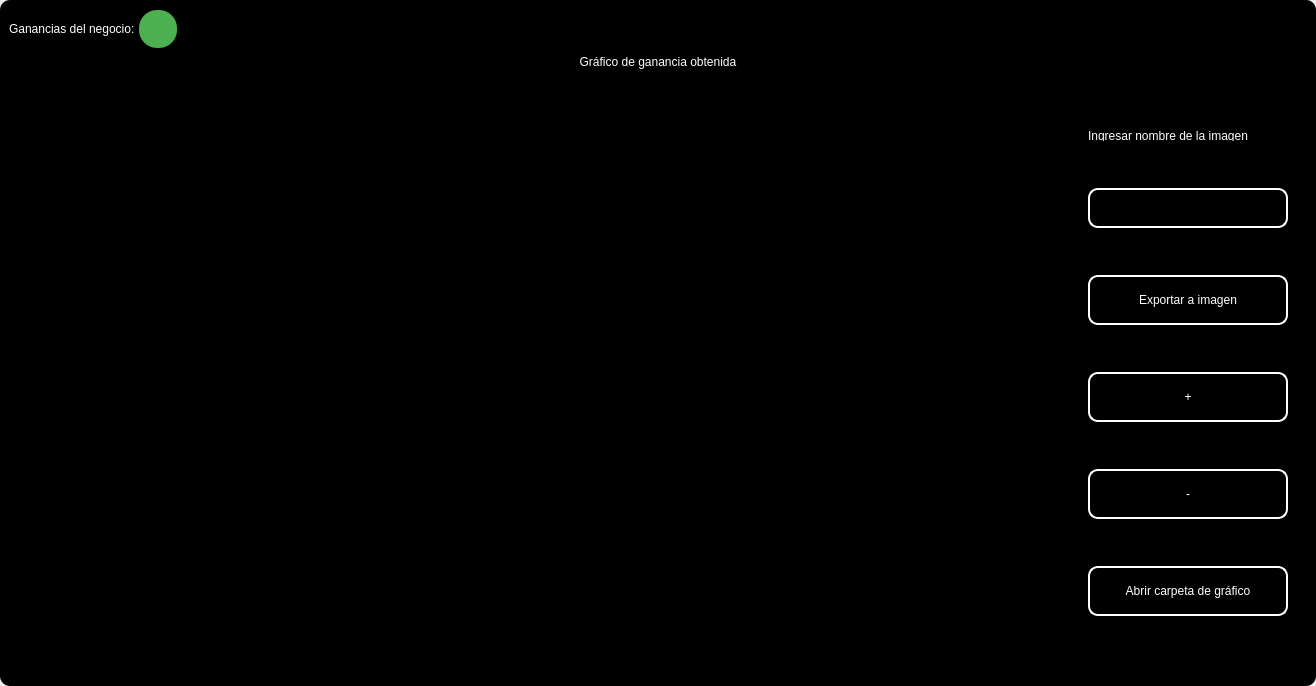
<?xml version="1.0" encoding="UTF-8"?>
<ui version="4.0">
 <class>MainWindow</class>
 <widget class="QMainWindow" name="MainWindow">
  <property name="geometry">
   <rect>
    <x>0</x>
    <y>0</y>
    <width>1316</width>
    <height>686</height>
   </rect>
  </property>
  <property name="windowTitle">
   <string>MainWindow</string>
  </property>
  <property name="styleSheet">
   <string notr="true"/>
  </property>
  <widget class="QWidget" name="centralwidget">
   <property name="styleSheet">
    <string notr="true"/>
   </property>
   <layout class="QVBoxLayout" name="verticalLayout">
    <property name="spacing">
     <number>0</number>
    </property>
    <property name="leftMargin">
     <number>0</number>
    </property>
    <property name="topMargin">
     <number>0</number>
    </property>
    <property name="rightMargin">
     <number>0</number>
    </property>
    <property name="bottomMargin">
     <number>0</number>
    </property>
    <item>
     <widget class="QFrame" name="frame">
      <property name="enabled">
       <bool>true</bool>
      </property>
      <property name="styleSheet">
       <string notr="true">
QFrame {
border-radius:10px;
	background-color: rgb(0, 0, 0);
 }
</string>
      </property>
      <property name="frameShape">
       <enum>QFrame::StyledPanel</enum>
      </property>
      <property name="frameShadow">
       <enum>QFrame::Raised</enum>
      </property>
      <layout class="QVBoxLayout" name="verticalLayout_2">
       <item>
        <widget class="QFrame" name="frame_superior">
         <property name="minimumSize">
          <size>
           <width>0</width>
           <height>40</height>
          </size>
         </property>
         <property name="maximumSize">
          <size>
           <width>16777215</width>
           <height>40</height>
          </size>
         </property>
         <property name="styleSheet">
          <string notr="true">QPushButton{
border-radius:18px;
}

QPushButton:hover{
	background-color: rgb(0, 0, 0);
}
</string>
         </property>
         <property name="frameShape">
          <enum>QFrame::StyledPanel</enum>
         </property>
         <property name="frameShadow">
          <enum>QFrame::Raised</enum>
         </property>
         <layout class="QHBoxLayout" name="horizontalLayout_3">
          <property name="spacing">
           <number>4</number>
          </property>
          <property name="leftMargin">
           <number>0</number>
          </property>
          <property name="topMargin">
           <number>0</number>
          </property>
          <property name="rightMargin">
           <number>0</number>
          </property>
          <property name="bottomMargin">
           <number>0</number>
          </property>
          <item>
           <widget class="QLabel" name="label_3">
            <property name="styleSheet">
             <string notr="true">color: rgb(255, 255, 255);
font: 15pt &quot;MS Shell Dlg 2&quot;;</string>
            </property>
            <property name="text">
             <string>Ganancias del negocio:</string>
            </property>
           </widget>
          </item>
          <item>
           <widget class="QPushButton" name="btn_exit_2">
            <property name="minimumSize">
             <size>
              <width>38</width>
              <height>38</height>
             </size>
            </property>
            <property name="maximumSize">
             <size>
              <width>38</width>
              <height>38</height>
             </size>
            </property>
            <property name="cursor">
             <cursorShape>ArrowCursor</cursorShape>
            </property>
            <property name="styleSheet">
             <string notr="true">background-color: #4CAF50;</string>
            </property>
            <property name="text">
             <string/>
            </property>
            <property name="iconSize">
             <size>
              <width>35</width>
              <height>35</height>
             </size>
            </property>
           </widget>
          </item>
          <item>
           <spacer name="horizontalSpacer_2">
            <property name="orientation">
             <enum>Qt::Horizontal</enum>
            </property>
            <property name="sizeHint" stdset="0">
             <size>
              <width>443</width>
              <height>20</height>
             </size>
            </property>
           </spacer>
          </item>
          <item>
           <widget class="QPushButton" name="btn_exit">
            <property name="minimumSize">
             <size>
              <width>38</width>
              <height>38</height>
             </size>
            </property>
            <property name="maximumSize">
             <size>
              <width>38</width>
              <height>38</height>
             </size>
            </property>
            <property name="cursor">
             <cursorShape>PointingHandCursor</cursorShape>
            </property>
            <property name="text">
             <string/>
            </property>
            <property name="iconSize">
             <size>
              <width>35</width>
              <height>35</height>
             </size>
            </property>
           </widget>
          </item>
          <item>
           <widget class="QPushButton" name="bt_minimizar">
            <property name="minimumSize">
             <size>
              <width>38</width>
              <height>38</height>
             </size>
            </property>
            <property name="maximumSize">
             <size>
              <width>38</width>
              <height>38</height>
             </size>
            </property>
            <property name="cursor">
             <cursorShape>PointingHandCursor</cursorShape>
            </property>
            <property name="text">
             <string/>
            </property>
            <property name="icon">
             <iconset>
              <normaloff>image/minus.svg</normaloff>image/minus.svg</iconset>
            </property>
            <property name="iconSize">
             <size>
              <width>38</width>
              <height>38</height>
             </size>
            </property>
           </widget>
          </item>
          <item>
           <widget class="QPushButton" name="bt_maximizar">
            <property name="minimumSize">
             <size>
              <width>38</width>
              <height>38</height>
             </size>
            </property>
            <property name="maximumSize">
             <size>
              <width>38</width>
              <height>38</height>
             </size>
            </property>
            <property name="cursor">
             <cursorShape>PointingHandCursor</cursorShape>
            </property>
            <property name="text">
             <string/>
            </property>
            <property name="icon">
             <iconset>
              <normaloff>image/chevron-up.svg</normaloff>image/chevron-up.svg</iconset>
            </property>
            <property name="iconSize">
             <size>
              <width>38</width>
              <height>38</height>
             </size>
            </property>
           </widget>
          </item>
          <item>
           <widget class="QPushButton" name="bt_restaurar">
            <property name="minimumSize">
             <size>
              <width>38</width>
              <height>38</height>
             </size>
            </property>
            <property name="maximumSize">
             <size>
              <width>38</width>
              <height>38</height>
             </size>
            </property>
            <property name="cursor">
             <cursorShape>PointingHandCursor</cursorShape>
            </property>
            <property name="text">
             <string/>
            </property>
            <property name="icon">
             <iconset>
              <normaloff>image/chevron-down.svg</normaloff>image/chevron-down.svg</iconset>
            </property>
            <property name="iconSize">
             <size>
              <width>38</width>
              <height>38</height>
             </size>
            </property>
           </widget>
          </item>
          <item>
           <widget class="QPushButton" name="bt_cerrar">
            <property name="minimumSize">
             <size>
              <width>38</width>
              <height>38</height>
             </size>
            </property>
            <property name="maximumSize">
             <size>
              <width>38</width>
              <height>38</height>
             </size>
            </property>
            <property name="cursor">
             <cursorShape>PointingHandCursor</cursorShape>
            </property>
            <property name="text">
             <string/>
            </property>
            <property name="icon">
             <iconset>
              <normaloff>image/x.svg</normaloff>image/x.svg</iconset>
            </property>
            <property name="iconSize">
             <size>
              <width>38</width>
              <height>38</height>
             </size>
            </property>
           </widget>
          </item>
         </layout>
        </widget>
       </item>
       <item>
        <widget class="QLabel" name="label">
         <property name="styleSheet">
          <string notr="true">font: 30pt &quot;MS Shell Dlg 2&quot;;
color: rgb(255, 255, 255);</string>
         </property>
         <property name="text">
          <string>Gráfico de ganancia obtenida</string>
         </property>
         <property name="alignment">
          <set>Qt::AlignCenter</set>
         </property>
        </widget>
       </item>
       <item>
        <widget class="QFrame" name="frame_3">
         <property name="minimumSize">
          <size>
           <width>0</width>
           <height>0</height>
          </size>
         </property>
         <property name="frameShape">
          <enum>QFrame::StyledPanel</enum>
         </property>
         <property name="frameShadow">
          <enum>QFrame::Raised</enum>
         </property>
         <layout class="QHBoxLayout" name="horizontalLayout_4">
          <property name="leftMargin">
           <number>9</number>
          </property>
          <property name="topMargin">
           <number>9</number>
          </property>
          <property name="rightMargin">
           <number>9</number>
          </property>
          <item>
           <widget class="QGraphicsView" name="graphics_view">
            <property name="dragMode">
             <enum>QGraphicsView::NoDrag</enum>
            </property>
            <property name="transformationAnchor">
             <enum>QGraphicsView::NoAnchor</enum>
            </property>
           </widget>
          </item>
          <item>
           <layout class="QVBoxLayout" name="verticalLayout_4">
            <property name="spacing">
             <number>10</number>
            </property>
            <property name="sizeConstraint">
             <enum>QLayout::SetDefaultConstraint</enum>
            </property>
            <property name="leftMargin">
             <number>10</number>
            </property>
            <property name="topMargin">
             <number>10</number>
            </property>
            <property name="rightMargin">
             <number>10</number>
            </property>
            <property name="bottomMargin">
             <number>10</number>
            </property>
            <item>
             <widget class="QLabel" name="label_2">
              <property name="minimumSize">
               <size>
                <width>10</width>
                <height>10</height>
               </size>
              </property>
              <property name="maximumSize">
               <size>
                <width>500</width>
                <height>10</height>
               </size>
              </property>
              <property name="styleSheet">
               <string notr="true">color: rgb(255, 255, 255);
font: 10pt &quot;MS Shell Dlg 2&quot;;</string>
              </property>
              <property name="text">
               <string>Ingresar nombre de la imagen</string>
              </property>
             </widget>
            </item>
            <item>
             <widget class="QLineEdit" name="name_imagetxt">
              <property name="sizePolicy">
               <sizepolicy hsizetype="Fixed" vsizetype="Fixed">
                <horstretch>0</horstretch>
                <verstretch>0</verstretch>
               </sizepolicy>
              </property>
              <property name="minimumSize">
               <size>
                <width>200</width>
                <height>35</height>
               </size>
              </property>
              <property name="maximumSize">
               <size>
                <width>150</width>
                <height>40</height>
               </size>
              </property>
              <property name="styleSheet">
               <string notr="true">QLabel {
	color: rgb(255, 255, 254);
	font: 12pt &quot;Arial&quot;;
	background-color: rgba(0, 0, 0,0);
}

QTextEdit{
background-color: rgba(0, 0, 0,0);
border-radius:10px; 
font: 12pt &quot;Arial&quot;;
color: rgb(255, 255, 254);
border: 2px solid  rgb(255, 255, 255);

}

QTextEdit:hover{
background-color: rgba(0, 0, 0,0);
border-radius:10px; 
font: 12pt &quot;Arial&quot;;
border: 2px solid  rgb(120, 0, 171);
}

QTextEdit:focus{
background-color: rgb(0, 0, 0);
border-radius:10px; 
font: 12pt &quot;Arial&quot;;
border: 2px solid rgb(120, 0, 171);
}

QLineEdit{
background-color: rgba(0, 0, 0,0);
border-radius:10px; 
font: 12pt &quot;Arial&quot;;
color: rgb(255, 255, 254);
border: 2px solid  rgb(255, 255, 255);

}

QLineEdit:hover{
background-color: rgba(0, 0, 0,0);
border-radius:10px; 
font: 12pt &quot;Arial&quot;;
border: 2px solid  rgb(120, 0, 171);
}

QLineEdit:focus{
background-color: rgb(0, 0, 0);
border-radius:10px; 
font: 12pt &quot;Arial&quot;;
border: 2px solid rgb(120, 0, 171);
}

QCheckBox{
	font: 12pt &quot;Arial&quot;;
	color: rgb(255, 255, 255);
}

QCheckBox::indicator {
    width: 18px;
    height:18px;
}

QCheckBox::indicator:unchecked {
   background-image: url(image/square.svg);
}

QCheckBox::indicator:checked {
   background-image: url(image/check-square.svg);
}

QPushButton{
border-radius:10px; 
font: 12pt &quot;Arial&quot;;
color: rgb(255, 255, 254);
border: 2px solid #ffffff;
}

QPushButton:hover{
border-radius:10px; 
font: 12pt &quot;Arial&quot;;
color: rgb(255, 255, 255);
border: 2px solid rgb(120, 0, 171);
	background-color: rgb(120, 0, 171);
}
</string>
              </property>
              <property name="alignment">
               <set>Qt::AlignLeading|Qt::AlignLeft|Qt::AlignVCenter</set>
              </property>
             </widget>
            </item>
            <item>
             <widget class="QPushButton" name="btn_export_image">
              <property name="minimumSize">
               <size>
                <width>50</width>
                <height>40</height>
               </size>
              </property>
              <property name="maximumSize">
               <size>
                <width>300</width>
                <height>50</height>
               </size>
              </property>
              <property name="cursor">
               <cursorShape>PointingHandCursor</cursorShape>
              </property>
              <property name="styleSheet">
               <string notr="true">QPushButton{
border-radius:10px; 
font: 12pt &quot;Arial&quot;;
color: rgb(255, 255, 254);
border: 2px solid #ffffff;
}

QPushButton:hover{
border-radius:10px; 
font: 12pt &quot;Arial&quot;;
color: rgb(255, 255, 255);
border: 2px solid rgb(120, 0, 171);
	background-color: rgb(120, 0, 171);
}</string>
              </property>
              <property name="text">
               <string>Exportar a imagen</string>
              </property>
              <property name="iconSize">
               <size>
                <width>35</width>
                <height>35</height>
               </size>
              </property>
             </widget>
            </item>
            <item>
             <widget class="QPushButton" name="zoom_in_button">
              <property name="minimumSize">
               <size>
                <width>0</width>
                <height>40</height>
               </size>
              </property>
              <property name="maximumSize">
               <size>
                <width>300</width>
                <height>50</height>
               </size>
              </property>
              <property name="cursor">
               <cursorShape>PointingHandCursor</cursorShape>
              </property>
              <property name="styleSheet">
               <string notr="true">QPushButton{
border-radius:10px; 
font: 20pt &quot;Arial&quot;;
color: rgb(255, 255, 254);
border: 2px solid #ffffff;
}

QPushButton:hover{
border-radius:10px; 
font: 12pt &quot;Arial&quot;;
color: rgb(255, 255, 255);
border: 2px solid rgb(120, 0, 171);
	background-color: rgb(120, 0, 171);
}</string>
              </property>
              <property name="text">
               <string>+</string>
              </property>
              <property name="iconSize">
               <size>
                <width>35</width>
                <height>35</height>
               </size>
              </property>
             </widget>
            </item>
            <item>
             <widget class="QPushButton" name="zoom_out_button">
              <property name="minimumSize">
               <size>
                <width>0</width>
                <height>40</height>
               </size>
              </property>
              <property name="maximumSize">
               <size>
                <width>300</width>
                <height>50</height>
               </size>
              </property>
              <property name="cursor">
               <cursorShape>PointingHandCursor</cursorShape>
              </property>
              <property name="styleSheet">
               <string notr="true">QPushButton{
border-radius:10px; 
font: 20pt &quot;Arial&quot;;
color: rgb(255, 255, 254);
border: 2px solid #ffffff;
}

QPushButton:hover{
border-radius:10px; 
font: 12pt &quot;Arial&quot;;
color: rgb(255, 255, 255);
border: 2px solid rgb(120, 0, 171);
	background-color: rgb(120, 0, 171);
}</string>
              </property>
              <property name="text">
               <string>-</string>
              </property>
              <property name="iconSize">
               <size>
                <width>35</width>
                <height>35</height>
               </size>
              </property>
             </widget>
            </item>
            <item>
             <widget class="QPushButton" name="open_explore_file">
              <property name="minimumSize">
               <size>
                <width>0</width>
                <height>40</height>
               </size>
              </property>
              <property name="maximumSize">
               <size>
                <width>300</width>
                <height>50</height>
               </size>
              </property>
              <property name="cursor">
               <cursorShape>PointingHandCursor</cursorShape>
              </property>
              <property name="styleSheet">
               <string notr="true">QPushButton{
border-radius:10px; 
font: 12pt &quot;Arial&quot;;
color: rgb(255, 255, 254);
border: 2px solid #ffffff;
}

QPushButton:hover{
border-radius:10px; 
font: 12pt &quot;Arial&quot;;
color: rgb(255, 255, 255);
border: 2px solid rgb(120, 0, 171);
	background-color: rgb(120, 0, 171);
}</string>
              </property>
              <property name="text">
               <string>Abrir carpeta de gráfico</string>
              </property>
              <property name="iconSize">
               <size>
                <width>35</width>
                <height>35</height>
               </size>
              </property>
             </widget>
            </item>
           </layout>
          </item>
         </layout>
        </widget>
       </item>
      </layout>
     </widget>
    </item>
   </layout>
  </widget>
 </widget>
 <resources/>
 <connections/>
</ui>
